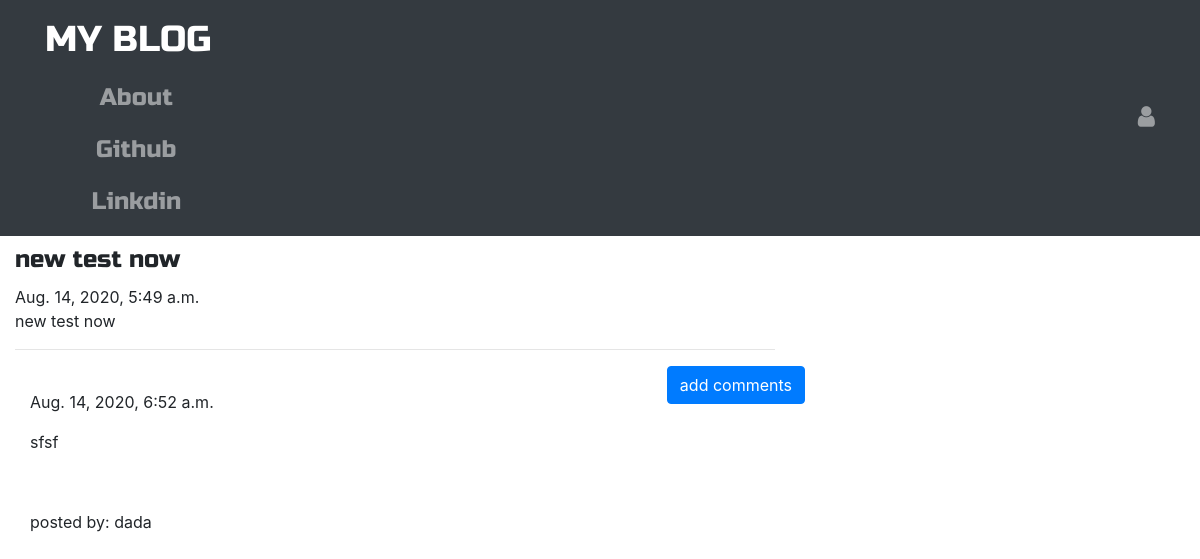
/post/10, run on the app's committed database.
### blog/models.py (models this page shows, shortened)
class Post(models.Model):
    author= models.ForeignKey('auth.User', on_delete=models.CASCADE)
    title= models.CharField(max_length=200)
    text = models.TextField()
    created_date= models.DateTimeField(default=timezone.now())
    published_date= models.DateTimeField(blank=True, null=True)

class Comment(models.Model):
    post = models.ForeignKey('blog.Post',related_name='comments',on_delete= models.CASCADE)
    author = models.CharField(max_length=250)
    text = models.TextField()
    created_date = models.DateTimeField(default=timezone.now())
    approved_comments = models.BooleanField(default=False)

### blog/views.py (the view)
# urls.py: path('post/<int:pk>',views.PostDetailView.as_view(),name='post_detail'),
class PostDetailView(DetailView):
    model = Post

### blog/templates/blog/post_detail.html (shortened to what this page needs)
{% extends 'blog/base.html' %}
{% block body_block %}
<div class="container">
<h1 class="posttitle loader"> {{ post.title }}</h1>
{% if post.published_date %}
  <div class="date postdate">
    {{ post.published_date }}
  </div>
{% else %}
<a  class="btn btn-outline-dark" href="{% url 'post_publish' pk=post.pk %}">publish</a>
{% endif %}
<p class="postcontent"> {{ post.title|safe|linebreaksbr }}</p>
<hr>
<a class="btn btn-primary btn-comment" href="{% url 'add_comment_to_post' pk=post.pk %}">
add comments</a>
<div class="container">
  {% for comment in post.comments.all %}
  <br>
  {% if user.is_authenticated or comment.approved_comments %}
    {{comment.created_date}}
      <p>{{ comment.text|safe|linebreaks }}</p>
      <p> posted by: {{comment.author}}</p>
{% endif %}
{% empty %}
<p>no comments</p>
</div>
{% endfor %}
{% endblock %}

### blog/static/css/blog.css (style rules this page uses)
.posttitle { font-family: 'Russo One', sans-serif; font-size: 1.5em; margin-bottom: 10px; }
.btn-comment { position: absolute; right: 0px; }
.loader { filter:hue-rotate(0deg); color:linear-gradient(45deg,#0f8,#08f); animation:hue 10000ms infinite linear; }

### data on the page
Post: title "new test now", published_date "Aug. 14, 2020, 5:49 a.m."
Comment: created_date "Aug. 14, 2020, 6:52 a.m.", text "sfsf", author "dada"
